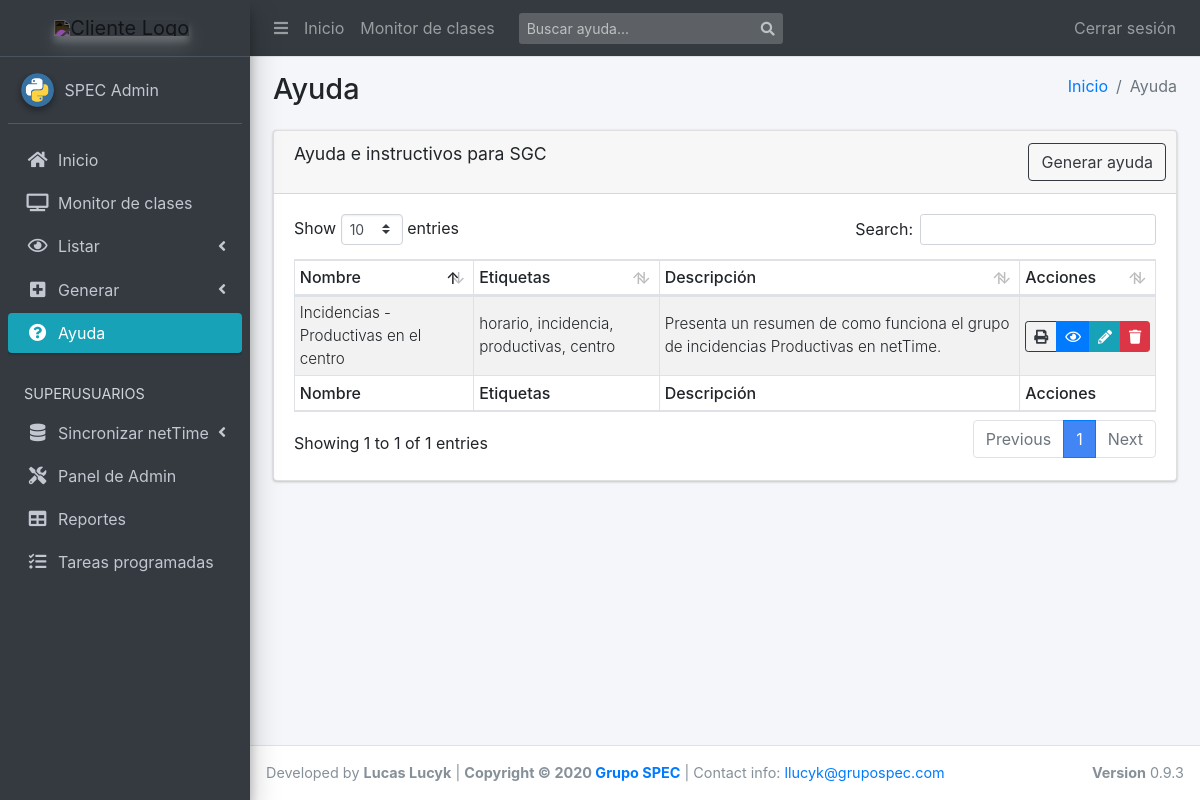
/help/list/ (signed in), run on an earlier commit of the app's database.
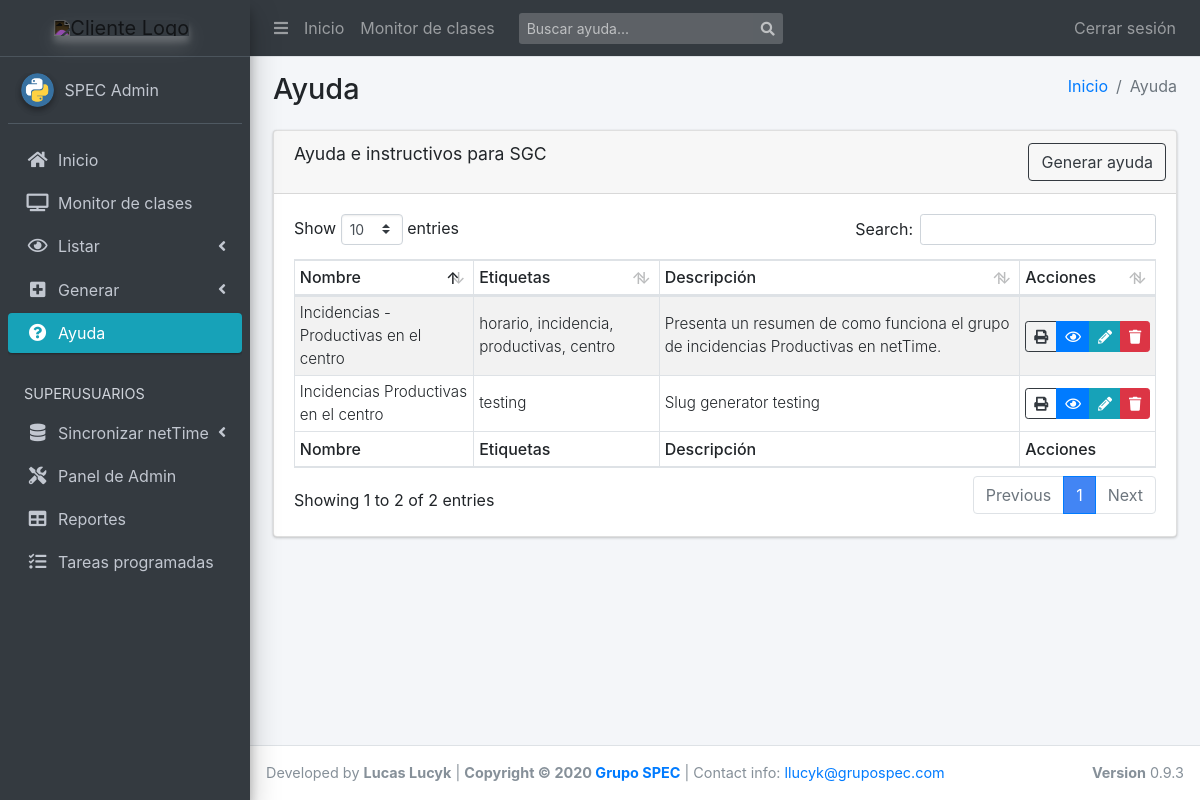
And on a later commit of the database.
### help/models.py (models this page shows, shortened)
class Help(models.Model):
    title = models.TextField(unique=True, max_length=200, blank=True, null=True)
    slug = models.SlugField(unique=True, blank=True, null=True, max_length=250)
    tags = models.TextField(max_length=200, blank=True, null=True)
    short_description = models.TextField(max_length=200, blank=True, null=True)
    content = RichTextUploadingField(
    )
    class Meta:
        verbose_name = "Ayuda"
        verbose_name_plural = "Ayudas"
    def get_detail_url(self):
        return reverse('help_detail', kwargs={"slug_text": self.slug})
    def get_edit_url(self):
        return reverse('help_update', kwargs={"slug_text": self.slug})
    def get_print_url(self):
        return reverse('help_print', kwargs={"slug_text": self.slug})
    def get_delete_url(self):
        return reverse(
            'confirm_delete',
            kwargs={"model": self.__class__.__name__, "pk": self.id})

### help/views.py (the view)
# urls.py: path('list/', views.help_list, name='help_list'),
@login_required
def help_list(request, context=None):
    template = 'apps/help/list.html'
    qs = Q()
    if 'q' in request.GET:
        qs.add(Q(title__icontains=request.GET.get('q')), Q.OR)
        qs.add(Q(tags__icontains=request.GET.get('q')), Q.OR)
        qs.add(Q(short_description__icontains=request.GET.get('q')), Q.OR)
    _helps = Help.objects.filter(qs)
    context = {"help_list": _helps,}
    return render(request, template, context)

### templates/apps/help/list.html (shortened to what this page needs)
{% extends "base_template.html" %}
{% block extra_css %}
{% load static %}
  <link rel="stylesheet" href="{%  static 'plugins/datatables-bs4/css/dataTables.bootstrap4.min.css' %}">
  <link rel="stylesheet" href="{%  static 'plugins/datatables-responsive/css/responsive.bootstrap4.min.css' %}">
{% endblock %}
{% block namepage %}Ayuda{% endblock %}
{% block active_help %}active{% endblock %}
{% block route %}
  <li class="breadcrumb-item"><a href="{% url 'index' %}">Inicio</a></li>
  <li class="breadcrumb-item active">Ayuda</li>
{% endblock route %}
{% block content %}
	<div class="row">
		<div class="col-md-12">
    <section id="results">
      <div class="card">
        <div class="card-header">
          <h3 class="card-title">
            Ayuda e instructivos para SGC
          </h3>
            <div class="card-tools">
              <a href="{% url 'help_create' %}" class="btn btn-outline-dark">Generar ayuda</a>
            </div>
        </div>
        <div class="card-body">
          <table id="data-table" class="table table-bordered table-striped table-sm table-responsive-sm">
            <thead>
              <tr>
                <th>Nombre</th>
                <th>Etiquetas</th>
                <th>Descripci&oacute;n</th>
                <th>Acciones</th>
              </tr>
            </thead>
            <tbody>
              {% for help in help_list %}
                <tr>
                  <td class="align-middle">{{help.title|capfirst}}</td>
                  <td class="align-middle">{{help.tags}}</td>
                  <td class="align-middle">{{help.short_description|capfirst}}</td>
                  <td class="py-0 align-middle">
                    <div class="btn-group btn-group-sm">
                      <a href="{{ help.get_print_url|safe }}" class="btn btn-outline-dark"><i class="fas fa-print"></i></a>
                      <a href="{{ help.get_detail_url|safe }}" class="btn btn-primary"><i class="far fa-eye"></i></a>
                      <a href="{{ help.get_edit_url|safe }}" class="btn btn-info"><i class="fas fa-pencil-alt"></i></a>
                      <a href="{{ help.get_delete_url|safe }}" class="btn btn-danger"><i class="fas fa-trash"></i></a>
                    </div>
                  </td>
                </tr>
              {% endfor %}
            </tbody>
            <tfoot>
              <tr>
                <th>Nombre</th>
                <th>Etiquetas</th>
                <th>Descripci&oacute;n</th>
                <th>Acciones</th>
              </tr>
            </tfoot>
          </table>
        </div>
      </div>
    </section>
		</div>
	</div>
{% endblock %}
{% block extra_js %}
{% load static %}
{% endblock %}

What changed in the data, as far as the page shows it:
added Help: title "Incidencias Productivas en el centro", tags "testing", short_description "Slug generator testing"
Also different on the page:
text written by a page script: "Show entries Search: Showing 1 to 1 of 1 entries Previous 1 Next" → "Show entries Search: Showing 1 to 2 of 2 entries Previous 1 Next"
